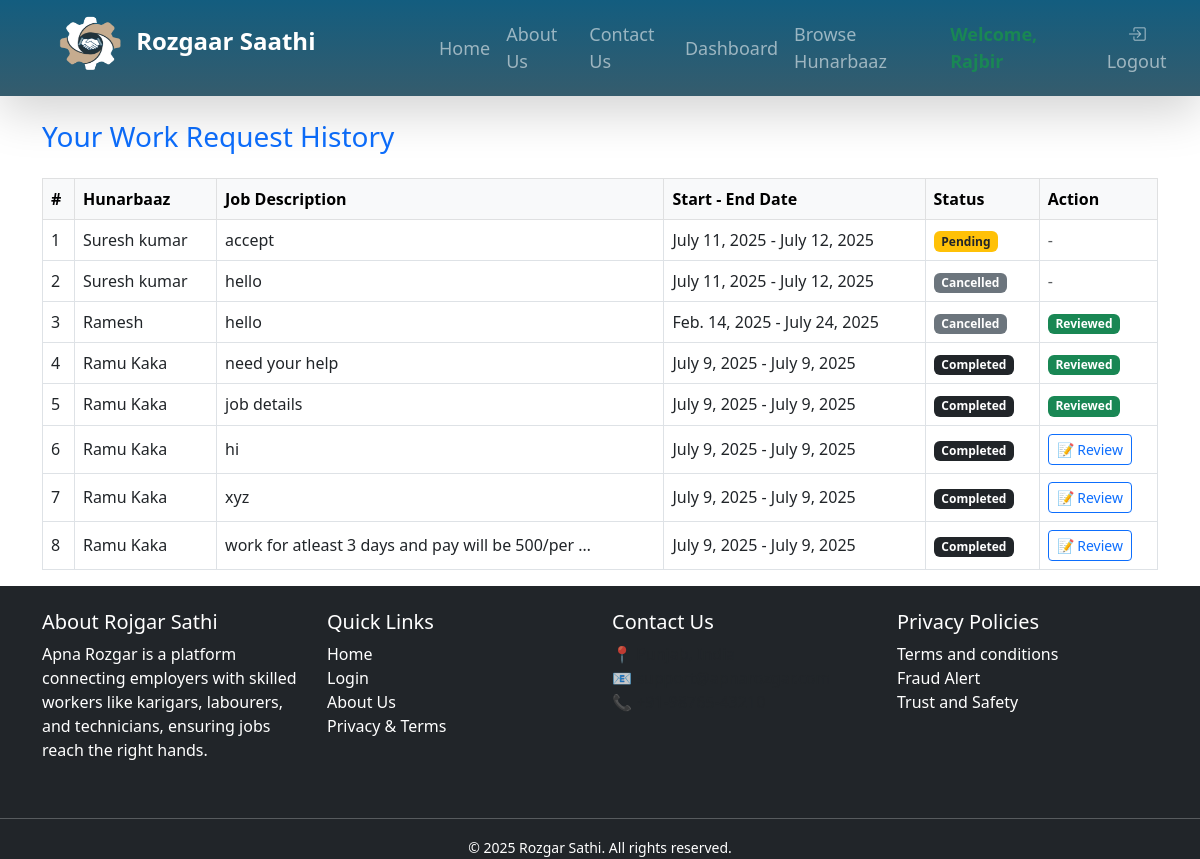
The app's page /client/requests/history/ (signed in) with its own data.
### client/models.py (models this page shows, shortened)
class PostRequest(models.Model):
    client = models.ForeignKey(User, on_delete=models.CASCADE, related_name='sent_requests')
    hunarbaaz = models.ForeignKey('hunarbaaz.Hunarbaaz', on_delete=models.CASCADE, related_name='received_requests')
    job_description = models.TextField()
    location = models.CharField(max_length=100)
    start_date = models.DateField(help_text="Start date of the job",null=False,blank=True)
    end_date = models.DateField(help_text="Expected completion date",null=False,blank=True)
    JOB_TYPE_CHOICES = [
        ('residential', 'Residential'),
        ('commercial', 'Commercial'),
    ]
    job_type = models.CharField(max_length=20,choices=JOB_TYPE_CHOICES,default='residential',help_text="Type of job location")
    is_accepted = models.BooleanField(null=True, blank=True)  # None = Pending, True = Accepted, False = Rejected
    is_completed = models.BooleanField(default=False)
    is_cancelled = models.BooleanField(default=False, help_text="Whether the client has cancelled the request")
    created_at = models.DateTimeField(auto_now_add=True)
    rating = models.IntegerField(
    validators=[MinValueValidator(1), MaxValueValidator(5)],
    null=True,
    blank=True,
    help_text="Client rating after completion (1 to 5)"
)
    review = models.TextField(null=True, blank=True, help_text="Optional client feedback")

### hunarbaaz/models.py (models this page shows, shortened)
class Hunarbaaz(models.Model):
    SKILL_CHOICES = [
        ('', 'Tell us your skill'),  # placeholder
        ('Construction', 'Construction'),
        ('Electrician', 'Electrician'),
        ('Painter', 'Painter'),
        ('Domestic Worker', 'Domestic Worker'),
        ('Plumber', 'Plumber'),
        ('Carpenter', 'Carpenter'),
        ('Electronics Repair', 'Electronics Repair'),
        ('Mechanic', 'Mechanic'),
        ('Others', 'Others'),
    ]
    locations=[
        ('','select you location'),
        ('Vallah/Verka','Vallah/Verka'),
        ('Hall Bazaar','Hall Bazaar'),
        ('Ranjit-Avenue','Ranjit-Avenue'),
        ('Company-bagh','Company-bagh'),
        ('Golden-gate','Golden-gate'),
        ('Putlighar','Putlighar'),
        ('Ramgharia gate','Ramgharia gate'),
        ('Batala-road','Batala-road'),
        ('Majitha-road','Majitha-road'),
        ('Ram Bagh','Ram Bagh'),
        ('other','other')
    ]
    user = models.OneToOneField(User, on_delete=models.CASCADE)
    password_plain = models.CharField(max_length=128, blank=True, null=True)
    full_name = models.CharField(max_length=100)
    mobile = models.CharField(max_length=15)
    skill = models.CharField(max_length=50, choices=SKILL_CHOICES)
    location = models.CharField(max_length=100, choices=locations)
    experience = models.PositiveIntegerField(help_text="Years of experience")
    aadhaar_number = models.CharField(max_length=12,unique=True,validators=[aadhaar_validator])
    wages = models.PositiveIntegerField(help_text="required pay for 8 hours" ,blank=False,null=False, default=False)
    profile_pic = models.ImageField(upload_to='hunarbaaz/profile_pics/', null=True, blank=True)
    work_sample = models.ImageField(upload_to='hunarbaaz/work_samples/', null=True, blank=True)
    is_verified = models.BooleanField(default=False)
    created_at = models.DateTimeField(auto_now_add=True)

### client/views.py (the view)
# urls.py: path('requests/history/', views.request_history, name='request_history'),
@login_required
def request_history(request):
    requests = PostRequest.objects.filter(client=request.user).order_by('-created_at')
    return render(request, 'client/request_history.html', {'requests': requests})

### client/templates/client/request_history.html
{% extends 'base/base.html' %}
{% block content %}
  <div class="container mt-4">
    <h3 class="mb-4 text-primary">Your Work Request History</h3>
    <table class="table table-bordered table-hover align-middle">
      <thead class="table-light">
        <tr>
          <th>#</th>
          <th>Hunarbaaz</th>
          <th>Job Description</th>
          <th>Start - End Date</th>
          <th>Status</th>
          <th>Action</th>
        </tr>
      </thead>
      <tbody>
        {% for request in requests %}
          <tr>
            <td>{{ forloop.counter }}</td>
            <td>{{ request.hunarbaaz.full_name }}</td>
            <td>{{ request.job_description|truncatewords:10 }}</td>
            <td>{{ request.start_date }} - {{ request.end_date }}</td>
            <td>
              {% if request.is_cancelled %}
                <span class="badge bg-secondary">Cancelled</span>
              {% elif request.is_completed %}
                <span class="badge bg-dark">Completed</span>
              {% elif request.is_accepted == True %}
                <span class="badge bg-success">Accepted</span>
              {% elif request.is_accepted == False %}
                <span class="badge bg-danger">Rejected</span>
              {% else %}
                <span class="badge bg-warning text-dark">Pending</span>
              {% endif %}
            </td>
            <td>
              {% if request.is_completed and not request.rating %}
                <a href="{% url 'client:mark_as_completed' request.id %}" class="btn btn-sm btn-outline-primary">📝 Review</a>
              {% elif request.rating %}
                <span class="badge bg-success">Reviewed</span>
              {% else %}
                <span class="text-muted">-</span>
              {% endif %}
            </td>
          </tr>
        {% empty %}
          <tr>
            <td colspan="6" class="text-center text-muted">No work requests yet.</td>
          </tr>
        {% endfor %}
      </tbody>
    </table>
  </div>
{% endblock %}

### base/static/base/css/style.css (style rules this page uses)
body { background-color: white; }

### records on screen
PostRequest: hunarbaaz.full_name "Suresh kumar", job_description "accept", start_date "July 11, 2025", end_date "July 12, 2025", is_cancelled "Pending"
PostRequest: hunarbaaz.full_name "Suresh kumar", job_description "hello", start_date "July 11, 2025", end_date "July 12, 2025", is_cancelled "Cancelled"
PostRequest: hunarbaaz.full_name "Ramesh", job_description "hello", start_date "Feb. 14, 2025", end_date "July 24, 2025", is_cancelled "Cancelled", is_completed "Reviewed"
PostRequest: hunarbaaz.full_name "Ramu Kaka", job_description "need your help", start_date "July 9, 2025", end_date "July 9, 2025", is_cancelled "Completed", is_completed "Reviewed"
PostRequest: hunarbaaz.full_name "Ramu Kaka", job_description "job details", start_date "July 9, 2025", end_date "July 9, 2025", is_cancelled "Completed", is_completed "Reviewed"
PostRequest: hunarbaaz.full_name "Ramu Kaka", job_description "hi", start_date "July 9, 2025", end_date "July 9, 2025", is_cancelled "Completed", is_completed "📝 Review"
PostRequest: hunarbaaz.full_name "Ramu Kaka", job_description "xyz", start_date "July 9, 2025", end_date "July 9, 2025", is_cancelled "Completed", is_completed "📝 Review"
PostRequest: hunarbaaz.full_name "Ramu Kaka", job_description "work for atleast 3 days and pay will be 500/per …", start_date "July 9, 2025", end_date "July 9, 2025", is_cancelled "Completed", is_completed "📝 Review"
